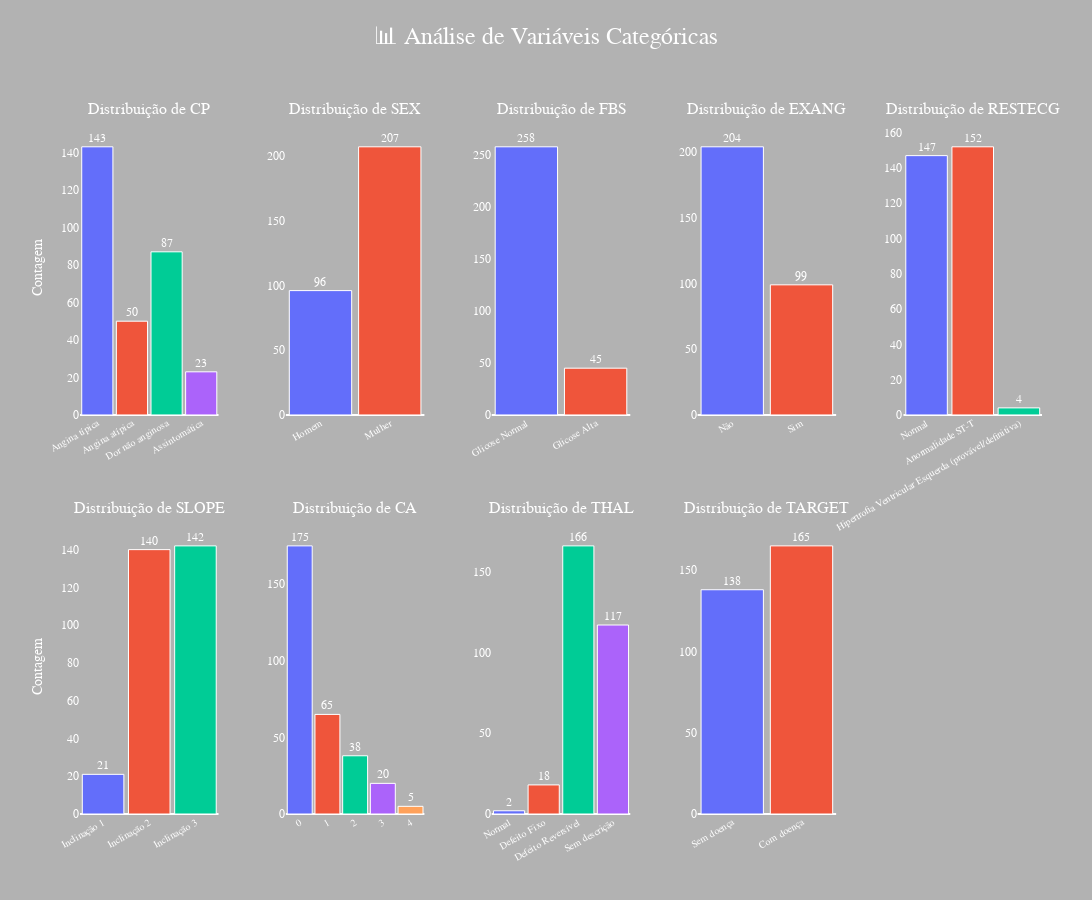

This figure's notebook cell:
### Code cell
# Criação de gráficos para vizualização das colunas categóricas
# Colunas
colunas = ["cp", "sex", "fbs", "exang", "restecg", "slope", "ca", "thal", "target"]

# Criação dos mapeamentos para rótulos
mapeamentos = {
    "sex": {
        0: "Homem",
        1: "Mulher"
    },
    "cp": {
        0: "Angina típica",
        1: "Angina atípica",
        2: "Dor não anginosa",
        3: "Assintomática"
    },
    "fbs": {
        0: "Glicose Normal",
        1: "Glicose Alta"
    },
    "exang": {
        0: "Não",
        1: "Sim"
    },
    "restecg": {
        0: "Normal",
        1: "Anormalidade\nST-T",
        2: "Hipertrofia Ventricular\nEsquerda (provável/definitiva)"
    },
    # Para ca, usamos os próprios valores (convertidos para string)
    "ca": {val: str(val) for val in sorted(data["ca"].unique())},
    "thal": {
      0: "Normal",
      1: "Defeito Fixo",
      2: "Defeito Reversível",
      3: "Sem descrição"
    },
    "target": {
        0: "Sem doença",
        1: "Com doença"
    },
    "slope": {
    0: "Inclinação 1",
    1: "Inclinação 2",
    2: "Inclinação 3"
    }
}

# Cria subplots: utilizando 2 linhas e 5 colunas para acomodar as 10 variáveis
fig = make_subplots(
    rows=2,
    cols=5,
    subplot_titles=[f"Distribuição de {col.upper()}" for col in colunas],
    vertical_spacing=0.15,
    horizontal_spacing=0.07
)

# Geração dos gráficos para cada coluna
for idx, coluna in enumerate(colunas, 1):
    # Cálculo da posição do subplot (linha e coluna)
    row = (idx - 1) // 5 + 1
    col_plot = (idx - 1) % 5 + 1

    # Contagem de cada categoria
    contagem = data[coluna].value_counts().sort_index()

    # Se houver mapeamento definido, usa-o; caso contrário, mantém o valor original
    if coluna in mapeamentos:
        categorias = contagem.index.map(mapeamentos[coluna])
    else:
        categorias = contagem.index.astype(str)

    df = pd.DataFrame({
        "Categoria": categorias,
        "Frequência": contagem.values
    })

    # Define range do eixo Y com folga de 10%
    max_valor = contagem.max() * 1.1

    # Cria gráfico de barras
    barra = px.bar(
        df,
        x="Categoria",
        y="Frequência",
        text="Frequência",
        color="Categoria",
        template="plotly_dark"
    ).update_traces(
        texttemplate="%{y:,}",
        textposition="outside",
        textfont_size=12,
        marker_line=dict(width=1, color="White"),
        cliponaxis=False,  # evita cortar o texto fora do eixo
        width=0.9
    )

    # Adiciona o gráfico ao subplot correspondente
    for trace in barra.data:
        fig.add_trace(trace, row=row, col=col_plot)

    # Ajuste dos eixos
    fig.update_xaxes(
        title_text="",
        tickangle=-30,
        tickfont=dict(size=10),
        row=row,
        col=col_plot,
        showgrid=False,
        automargin=True
    )
    fig.update_yaxes(
        title_text="Contagem" if col_plot == 1 else "",
        row=row,
        col=col_plot,
        showgrid=False,
        range=[0, max_valor],
        automargin=True
    )

# Layout final
fig.update_layout(
    title={
        'text': "📊 Análise de Variáveis Categóricas",
        'y': 0.97,
        'x': 0.5,
        'xanchor': 'center',
        'font': {'size': 24, 'color': 'white'}
    },
    showlegend=False,
    width=1200,
    height=900,
    margin=dict(t=120, b=50, l=50, r=50),
    paper_bgcolor="rgba(0,0,0,0.3)",
    plot_bgcolor="rgba(0,0,0,0)",
    font=dict(family="Arial", size=12, color="white"),
    bargap=0.05,
    bargroupgap=0.05
)

fig.show()

### Figure 1 — Plotly figure (JSON) as saved in the notebook; plotly's stock layout.template omitted (floating-point values rounded to 4 significant figures)
{"data": [{"cliponaxis": false, "hovertemplate": "Categoria=%{x}<br>Frequência=%{text}<extra></extra>", "legendgroup": "Angina típica", "marker": {"color": "#636efa", "line": {"color": "White", "width": 1}, "pattern": {"shape": ""}}, "name": "Angina típica", "orientation": "v", "showlegend": true, "text": [143.0], "textfont": {"size": 12}, "textposition": "outside", "texttemplate": "%{y:,}", "type": "bar", "width": 0.9, "x": ["Angina típica"], "xaxis": "x", "y": [143], "yaxis": "y"}, {"cliponaxis": false, "hovertemplate": "Categoria=%{x}<br>Frequência=%{text}<extra></extra>", "legendgroup": "Angina atípica", "marker": {"color": "#EF553B", "line": {"color": "White", "width": 1}, "pattern": {"shape": ""}}, "name": "Angina atípica", "orientation": "v", "showlegend": true, "text": [50.0], "textfont": {"size": 12}, "textposition": "outside", "texttemplate": "%{y:,}", "type": "bar", "width": 0.9, "x": ["Angina atípica"], "xaxis": "x", "y": [50], "yaxis": "y"}, {"cliponaxis": false, "hovertemplate": "Categoria=%{x}<br>Frequência=%{text}<extra></extra>", "legendgroup": "Dor não anginosa", "marker": {"color": "#00cc96", "line": {"color": "White", "width": 1}, "pattern": {"shape": ""}}, "name": "Dor não anginosa", "orientation": "v", "showlegend": true, "text": [87.0], "textfont": {"size": 12}, "textposition": "outside", "texttemplate": "%{y:,}", "type": "bar", "width": 0.9, "x": ["Dor não anginosa"], "xaxis": "x", "y": [87], "yaxis": "y"}, {"cliponaxis": false, "hovertemplate": "Categoria=%{x}<br>Frequência=%{text}<extra></extra>", "legendgroup": "Assintomática", "marker": {"color": "#ab63fa", "line": {"color": "White", "width": 1}, "pattern": {"shape": ""}}, "name": "Assintomática", "orientation": "v", "showlegend": true, "text": [23.0], "textfont": {"size": 12}, "textposition": "outside", "texttemplate": "%{y:,}", "type": "bar", "width": 0.9, "x": ["Assintomática"], "xaxis": "x", "y": [23], "yaxis": "y"}, {"cliponaxis": false, "hovertemplate": "Categoria=%{x}<br>Frequência=%{text}<extra></extra>", "legendgroup": "Homem", "marker": {"color": "#636efa", "line": {"color": "White", "width": 1}, "pattern": {"shape": ""}}, "name": "Homem", "orientation": "v", "showlegend": true, "text": [96.0], "textfont": {"size": 12}, "textposition": "outside", "texttemplate": "%{y:,}", "type": "bar", "width": 0.9, "x": ["Homem"], "xaxis": "x2", "y": [96], "yaxis": "y2"}, {"cliponaxis": false, "hovertemplate": "Categoria=%{x}<br>Frequência=%{text}<extra></extra>", "legendgroup": "Mulher", "marker": {"color": "#EF553B", "line": {"color": "White", "width": 1}, "pattern": {"shape": ""}}, "name": "Mulher", "orientation": "v", "showlegend": true, "text": [207.0], "textfont": {"size": 12}, "textposition": "outside", "texttemplate": "%{y:,}", "type": "bar", "width": 0.9, "x": ["Mulher"], "xaxis": "x2", "y": [207], "yaxis": "y2"}, {"cliponaxis": false, "hovertemplate": "Categoria=%{x}<br>Frequência=%{text}<extra></extra>", "legendgroup": "Glicose Normal", "marker": {"color": "#636efa", "line": {"color": "White", "width": 1}, "pattern": {"shape": ""}}, "name": "Glicose Normal", "orientation": "v", "showlegend": true, "text": [258.0], "textfont": {"size": 12}, "textposition": "outside", "texttemplate": "%{y:,}", "type": "bar", "width": 0.9, "x": ["Glicose Normal"], "xaxis": "x3", "y": [258], "yaxis": "y3"}, {"cliponaxis": false, "hovertemplate": "Categoria=%{x}<br>Frequência=%{text}<extra></extra>", "legendgroup": "Glicose Alta", "marker": {"color": "#EF553B", "line": {"color": "White", "width": 1}, "pattern": {"shape": ""}}, "name": "Glicose Alta", "orientation": "v", "showlegend": true, "text": [45.0], "textfont": {"size": 12}, "textposition": "outside", "texttemplate": "%{y:,}", "type": "bar", "width": 0.9, "x": ["Glicose Alta"], "xaxis": "x3", "y": [45], "yaxis": "y3"}, {"cliponaxis": false, "hovertemplate": "Categoria=%{x}<br>Frequência=%{text}<extra></extra>", "legendgroup": "Não", "marker": {"color": "#636efa", "line": {"color": "White", "width": 1}, "pattern": {"shape": ""}}, "name": "Não", "orientation": "v", "showlegend": true, "text": [204.0], "textfont": {"size": 12}, "textposition": "outside", "texttemplate": "%{y:,}", "type": "bar", "width": 0.9, "x": ["Não"], "xaxis": "x4", "y": [204], "yaxis": "y4"}, {"cliponaxis": false, "hovertemplate": "Categoria=%{x}<br>Frequência=%{text}<extra></extra>", "legendgroup": "Sim", "marker": {"color": "#EF553B", "line": {"color": "White", "width": 1}, "pattern": {"shape": ""}}, "name": "Sim", "orientation": "v", "showlegend": true, "text": [99.0], "textfont": {"size": 12}, "textposition": "outside", "texttemplate": "%{y:,}", "type": "bar", "width": 0.9, "x": ["Sim"], "xaxis": "x4", "y": [99], "yaxis": "y4"}, {"cliponaxis": false, "hovertemplate": "Categoria=%{x}<br>Frequência=%{text}<extra></extra>", "legendgroup": "Normal", "marker": {"color": "#636efa", "line": {"color": "White", "width": 1}, "pattern": {"shape": ""}}, "name": "Normal", "orientation": "v", "showlegend": true, "text": [147.0], "textfont": {"size": 12}, "textposition": "outside", "texttemplate": "%{y:,}", "type": "bar", "width": 0.9, "x": ["Normal"], "xaxis": "x5", "y": [147], "yaxis": "y5"}, {"cliponaxis": false, "hovertemplate": "Categoria=%{x}<br>Frequência=%{text}<extra></extra>", "legendgroup": "Anormalidade\nST-T", "marker": {"color": "#EF553B", "line": {"color": "White", "width": 1}, "pattern": {"shape": ""}}, "name": "Anormalidade\nST-T", "orientation": "v", "showlegend": true, "text": [152.0], "textfont": {"size": 12}, "textposition": "outside", "texttemplate": "%{y:,}", "type": "bar", "width": 0.9, "x": ["Anormalidade\nST-T"], "xaxis": "x5", "y": [152], "yaxis": "y5"}, {"cliponaxis": false, "hovertemplate": "Categoria=%{x}<br>Frequência=%{text}<extra></extra>", "legendgroup": "Hipertrofia Ventricular\nEsquerda (provável/definitiva)", "marker": {"color": "#00cc96", "line": {"color": "White", "width": 1}, "pattern": {"shape": ""}}, "name": "Hipertrofia Ventricular\nEsquerda (provável/definitiva)", "orientation": "v", "showlegend": true, "text": [4.0], "textfont": {"size": 12}, "textposition": "outside", "texttemplate": "%{y:,}", "type": "bar", "width": 0.9, "x": ["Hipertrofia Ventricular\nEsquerda (provável/definitiva)"], "xaxis": "x5", "y": [4], "yaxis": "y5"}, {"cliponaxis": false, "hovertemplate": "Categoria=%{x}<br>Frequência=%{text}<extra></extra>", "legendgroup": "Inclinação 1", "marker": {"color": "#636efa", "line": {"color": "White", "width": 1}, "pattern": {"shape": ""}}, "name": "Inclinação 1", "orientation": "v", "showlegend": true, "text": [21.0], "textfont": {"size": 12}, "textposition": "outside", "texttemplate": "%{y:,}", "type": "bar", "width": 0.9, "x": ["Inclinação 1"], "xaxis": "x6", "y": [21], "yaxis": "y6"}, {"cliponaxis": false, "hovertemplate": "Categoria=%{x}<br>Frequência=%{text}<extra></extra>", "legendgroup": "Inclinação 2", "marker": {"color": "#EF553B", "line": {"color": "White", "width": 1}, "pattern": {"shape": ""}}, "name": "Inclinação 2", "orientation": "v", "showlegend": true, "text": [140.0], "textfont": {"size": 12}, "textposition": "outside", "texttemplate": "%{y:,}", "type": "bar", "width": 0.9, "x": ["Inclinação 2"], "xaxis": "x6", "y": [140], "yaxis": "y6"}, {"cliponaxis": false, "hovertemplate": "Categoria=%{x}<br>Frequência=%{text}<extra></extra>", "legendgroup": "Inclinação 3", "marker": {"color": "#00cc96", "line": {"color": "White", "width": 1}, "pattern": {"shape": ""}}, "name": "Inclinação 3", "orientation": "v", "showlegend": true, "text": [142.0], "textfont": {"size": 12}, "textposition": "outside", "texttemplate": "%{y:,}", "type": "bar", "width": 0.9, "x": ["Inclinação 3"], "xaxis": "x6", "y": [142], "yaxis": "y6"}, {"cliponaxis": false, "hovertemplate": "Categoria=%{x}<br>Frequência=%{text}<extra></extra>", "legendgroup": "0", "marker": {"color": "#636efa", "line": {"color": "White", "width": 1}, "pattern": {"shape": ""}}, "name": "0", "orientation": "v", "showlegend": true, "text": [175.0], "textfont": {"size": 12}, "textposition": "outside", "texttemplate": "%{y:,}", "type": "bar", "width": 0.9, "x": ["0"], "xaxis": "x7", "y": [175], "yaxis": "y7"}, {"cliponaxis": false, "hovertemplate": "Categoria=%{x}<br>Frequência=%{text}<extra></extra>", "legendgroup": "1", "marker": {"color": "#EF553B", "line": {"color": "White", "width": 1}, "pattern": {"shape": ""}}, "name": "1", "orientation": "v", "showlegend": true, "text": [65.0], "textfont": {"size": 12}, "textposition": "outside", "texttemplate": "%{y:,}", "type": "bar", "width": 0.9, "x": ["1"], "xaxis": "x7", "y": [65], "yaxis": "y7"}, {"cliponaxis": false, "hovertemplate": "Categoria=%{x}<br>Frequência=%{text}<extra></extra>", "legendgroup": "2", "marker": {"color": "#00cc96", "line": {"color": "White", "width": 1}, "pattern": {"shape": ""}}, "name": "2", "orientation": "v", "showlegend": true, "text": [38.0], "textfont": {"size": 12}, "textposition": "outside", "texttemplate": "%{y:,}", "type": "bar", "width": 0.9, "x": ["2"], "xaxis": "x7", "y": [38], "yaxis": "y7"}, {"cliponaxis": false, "hovertemplate": "Categoria=%{x}<br>Frequência=%{text}<extra></extra>", "legendgroup": "3", "marker": {"color": "#ab63fa", "line": {"color": "White", "width": 1}, "pattern": {"shape": ""}}, "name": "3", "orientation": "v", "showlegend": true, "text": [20.0], "textfont": {"size": 12}, "textposition": "outside", "texttemplate": "%{y:,}", "type": "bar", "width": 0.9, "x": ["3"], "xaxis": "x7", "y": [20], "yaxis": "y7"}, {"cliponaxis": false, "hovertemplate": "Categoria=%{x}<br>Frequência=%{text}<extra></extra>", "legendgroup": "4", "marker": {"color": "#FFA15A", "line": {"color": "White", "width": 1}, "pattern": {"shape": ""}}, "name": "4", "orientation": "v", "showlegend": true, "text": [5.0], "textfont": {"size": 12}, "textposition": "outside", "texttemplate": "%{y:,}", "type": "bar", "width": 0.9, "x": ["4"], "xaxis": "x7", "y": [5], "yaxis": "y7"}, {"cliponaxis": false, "hovertemplate": "Categoria=%{x}<br>Frequência=%{text}<extra></extra>", "legendgroup": "Normal", "marker": {"color": "#636efa", "line": {"color": "White", "width": 1}, "pattern": {"shape": ""}}, "name": "Normal", "orientation": "v", "showlegend": true, "text": [2.0], "textfont": {"size": 12}, "textposition": "outside", "texttemplate": "%{y:,}", "type": "bar", "width": 0.9, "x": ["Normal"], "xaxis": "x8", "y": [2], "yaxis": "y8"}, {"cliponaxis": false, "hovertemplate": "Categoria=%{x}<br>Frequência=%{text}<extra></extra>", "legendgroup": "Defeito Fixo", "marker": {"color": "#EF553B", "line": {"color": "White", "width": 1}, "pattern": {"shape": ""}}, "name": "Defeito Fixo", "orientation": "v", "showlegend": true, "text": [18.0], "textfont": {"size": 12}, "textposition": "outside", "texttemplate": "%{y:,}", "type": "bar", "width": 0.9, "x": ["Defeito Fixo"], "xaxis": "x8", "y": [18], "yaxis": "y8"}, {"cliponaxis": false, "hovertemplate": "Categoria=%{x}<br>Frequência=%{text}<extra></extra>", "legendgroup": "Defeito Reversível", "marker": {"color": "#00cc96", "line": {"color": "White", "width": 1}, "pattern": {"shape": ""}}, "name": "Defeito Reversível", "orientation": "v", "showlegend": true, "text": [166.0], "textfont": {"size": 12}, "textposition": "outside", "texttemplate": "%{y:,}", "type": "bar", "width": 0.9, "x": ["Defeito Reversível"], "xaxis": "x8", "y": [166], "yaxis": "y8"}, {"cliponaxis": false, "hovertemplate": "Categoria=%{x}<br>Frequência=%{text}<extra></extra>", "legendgroup": "Sem descrição", "marker": {"color": "#ab63fa", "line": {"color": "White", "width": 1}, "pattern": {"shape": ""}}, "name": "Sem descrição", "orientation": "v", "showlegend": true, "text": [117.0], "textfont": {"size": 12}, "textposition": "outside", "texttemplate": "%{y:,}", "type": "bar", "width": 0.9, "x": ["Sem descrição"], "xaxis": "x8", "y": [117], "yaxis": "y8"}, {"cliponaxis": false, "hovertemplate": "Categoria=%{x}<br>Frequência=%{text}<extra></extra>", "legendgroup": "Sem doença", "marker": {"color": "#636efa", "line": {"color": "White", "width": 1}, "pattern": {"shape": ""}}, "name": "Sem doença", "orientation": "v", "showlegend": true, "text": [138.0], "textfont": {"size": 12}, "textposition": "outside", "texttemplate": "%{y:,}", "type": "bar", "width": 0.9, "x": ["Sem doença"], "xaxis": "x9", "y": [138], "yaxis": "y9"}, {"cliponaxis": false, "hovertemplate": "Categoria=%{x}<br>Frequência=%{text}<extra></extra>", "legendgroup": "Com doença", "marker": {"color": "#EF553B", "line": {"color": "White", "width": 1}, "pattern": {"shape": ""}}, "name": "Com doença", "orientation": "v", "showlegend": true, "text": [165.0], "textfont": {"size": 12}, "textposition": "outside", "texttemplate": "%{y:,}", "type": "bar", "width": 0.9, "x": ["Com doença"], "xaxis": "x9", "y": [165], "yaxis": "y9"}], "layout": {"annotations": [{"font": {"size": 16}, "showarrow": false, "text": "Distribuição de CP", "x": 0.072, "xanchor": "center", "xref": "paper", "y": 1, "yanchor": "bottom", "yref": "paper"}, {"font": {"size": 16}, "showarrow": false, "text": "Distribuição de SEX", "x": 0.286, "xanchor": "center", "xref": "paper", "y": 1, "yanchor": "bottom", "yref": "paper"}, {"font": {"size": 16}, "showarrow": false, "text": "Distribuição de FBS", "x": 0.5, "xanchor": "center", "xref": "paper", "y": 1, "yanchor": "bottom", "yref": "paper"}, {"font": {"size": 16}, "showarrow": false, "text": "Distribuição de EXANG", "x": 0.714, "xanchor": "center", "xref": "paper", "y": 1, "yanchor": "bottom", "yref": "paper"}, {"font": {"size": 16}, "showarrow": false, "text": "Distribuição de RESTECG", "x": 0.928, "xanchor": "center", "xref": "paper", "y": 1, "yanchor": "bottom", "yref": "paper"}, {"font": {"size": 16}, "showarrow": false, "text": "Distribuição de SLOPE", "x": 0.072, "xanchor": "center", "xref": "paper", "y": 0.425, "yanchor": "bottom", "yref": "paper"}, {"font": {"size": 16}, "showarrow": false, "text": "Distribuição de CA", "x": 0.286, "xanchor": "center", "xref": "paper", "y": 0.425, "yanchor": "bottom", "yref": "paper"}, {"font": {"size": 16}, "showarrow": false, "text": "Distribuição de THAL", "x": 0.5, "xanchor": "center", "xref": "paper", "y": 0.425, "yanchor": "bottom", "yref": "paper"}, {"font": {"size": 16}, "showarrow": false, "text": "Distribuição de TARGET", "x": 0.714, "xanchor": "center", "xref": "paper", "y": 0.425, "yanchor": "bottom", "yref": "paper"}], "bargap": 0.05, "bargroupgap": 0.05, "font": {"color": "white", "family": "Arial", "size": 12}, "height": 900, "margin": {"b": 50, "l": 50, "r": 50, "t": 120}, "paper_bgcolor": "rgba(0,0,0,0.3)", "plot_bgcolor": "rgba(0,0,0,0)", "showlegend": false, "title": {"font": {"color": "white", "size": 24}, "text": "📊 Análise de Variáveis Categóricas", "x": 0.5, "xanchor": "center", "y": 0.97}, "width": 1200, "xaxis": {"anchor": "y", "automargin": true, "domain": [0, 0.144], "showgrid": false, "tickangle": -30, "tickfont": {"size": 10}, "title": {"text": ""}}, "xaxis10": {"anchor": "y10", "domain": [0.856, 1]}, "xaxis2": {"anchor": "y2", "automargin": true, "domain": [0.214, 0.358], "showgrid": false, "tickangle": -30, "tickfont": {"size": 10}, "title": {"text": ""}}, "xaxis3": {"anchor": "y3", "automargin": true, "domain": [0.428, 0.572], "showgrid": false, "tickangle": -30, "tickfont": {"size": 10}, "title": {"text": ""}}, "xaxis4": {"anchor": "y4", "automargin": true, "domain": [0.642, 0.786], "showgrid": false, "tickangle": -30, "tickfont": {"size": 10}, "title": {"text": ""}}, "xaxis5": {"anchor": "y5", "automargin": true, "domain": [0.856, 1], "showgrid": false, "tickangle": -30, "tickfont": {"size": 10}, "title": {"text": ""}}, "xaxis6": {"anchor": "y6", "automargin": true, "domain": [0, 0.144], "showgrid": false, "tickangle": -30, "tickfont": {"size": 10}, "title": {"text": ""}}, "xaxis7": {"anchor": "y7", "automargin": true, "domain": [0.214, 0.358], "showgrid": false, "tickangle": -30, "tickfont": {"size": 10}, "title": {"text": ""}}, "xaxis8": {"anchor": "y8", "automargin": true, "domain": [0.428, 0.572], "showgrid": false, "tickangle": -30, "tickfont": {"size": 10}, "title": {"text": ""}}, "xaxis9": {"anchor": "y9", "automargin": true, "domain": [0.642, 0.786], "showgrid": false, "tickangle": -30, "tickfont": {"size": 10}, "title": {"text": ""}}, "yaxis": {"anchor": "x", "automargin": true, "domain": [0.575, 1], "range": [0, 157.3], "showgrid": false, "title": {"text": "Contagem"}}, "yaxis10": {"anchor": "x10", "domain": [0, 0.425]}, "yaxis2": {"anchor": "x2", "automargin": true, "domain": [0.575, 1], "range": [0, 227.7], "showgrid": false, "title": {"text": ""}}, "yaxis3": {"anchor": "x3", "automargin": true, "domain": [0.575, 1], "range": [0, 283.8], "showgrid": false, "title": {"text": ""}}, "yaxis4": {"anchor": "x4", "automargin": true, "domain": [0.575, 1], "range": [0, 224.4], "showgrid": false, "title": {"text": ""}}, "yaxis5": {"anchor": "x5", "automargin": true, "domain": [0.575, 1], "range": [0, 167.2], "showgrid": false, "title": {"text": ""}}, "yaxis6": {"anchor": "x6", "automargin": true, "domain": [0, 0.425], "range": [0, 156.2], "showgrid": false, "title": {"text": "Contagem"}}, "yaxis7": {"anchor": "x7", "automargin": true, "domain": [0, 0.425], "range": [0, 192.5], "showgrid": false, "title": {"text": ""}}, "yaxis8": {"anchor": "x8", "automargin": true, "domain": [0, 0.425], "range": [0, 182.6], "showgrid": false, "title": {"text": ""}}, "yaxis9": {"anchor": "x9", "automargin": true, "domain": [0, 0.425], "range": [0, 181.5], "showgrid": false, "title": {"text": ""}}}}
